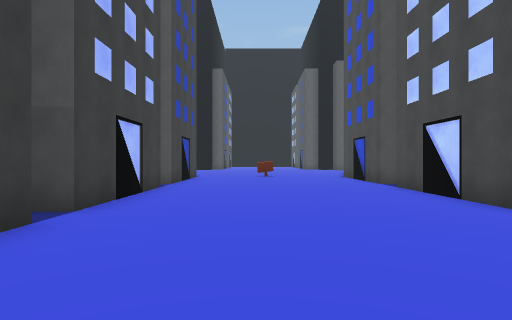
view 1 (above)

12 first-person views from a walk through a scene from a Unity 3-D project. The camera is 1.5 m above the floor, looks level and sees 80° across. The floor is counted in squares, 2 m on a side. Each view is taken from the middle of a square. On the plan, view 1 faces up. The plan holds only what a view shows up to about 10 squares ahead; the rest is blank. The place goes on beyond the plan. The player is left out.

view 2
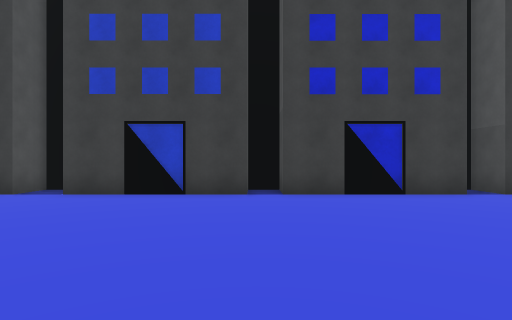

view 3
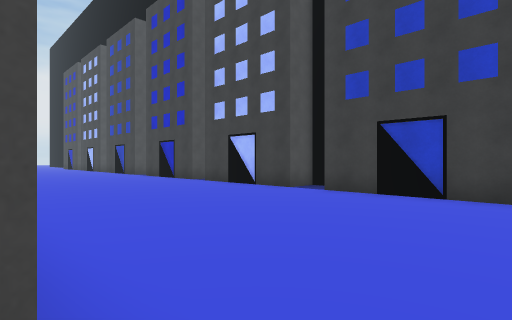

view 4
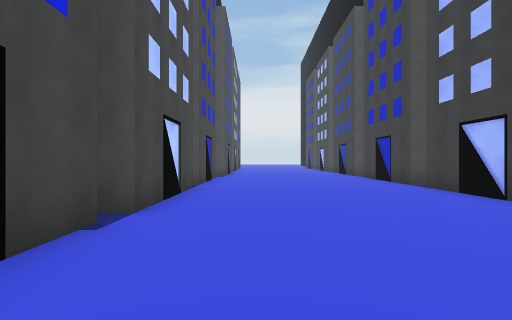

view 5
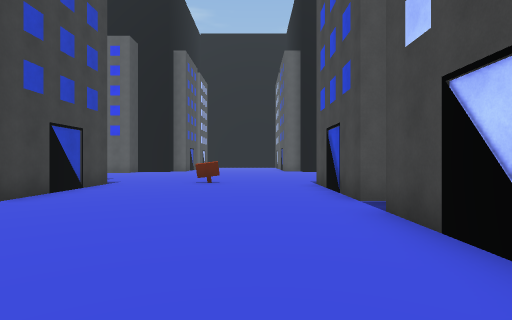

view 6
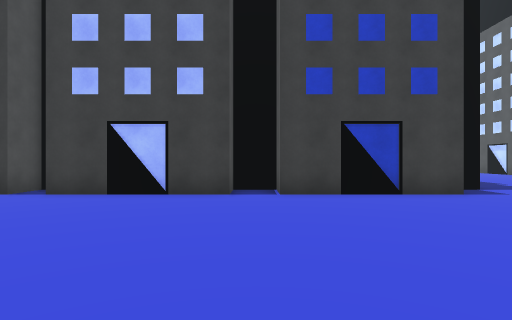

view 7
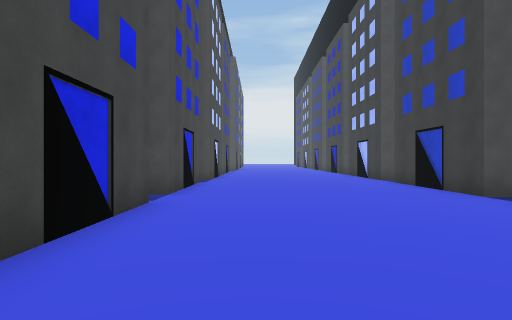

view 8
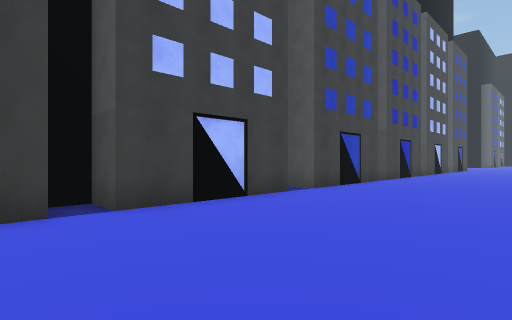

view 9
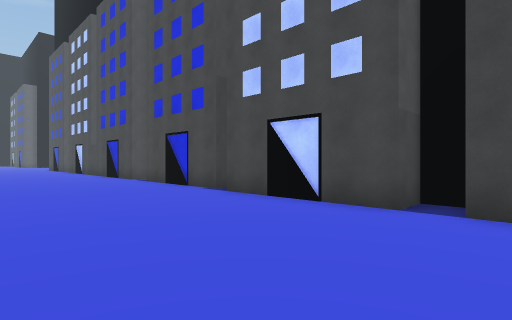

view 10
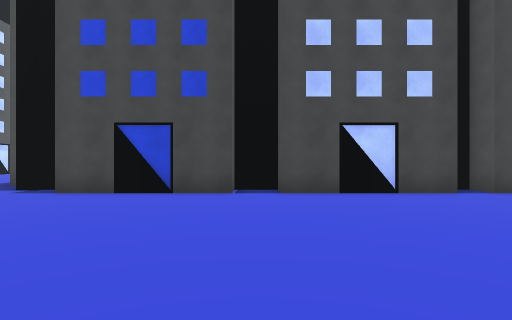

view 11
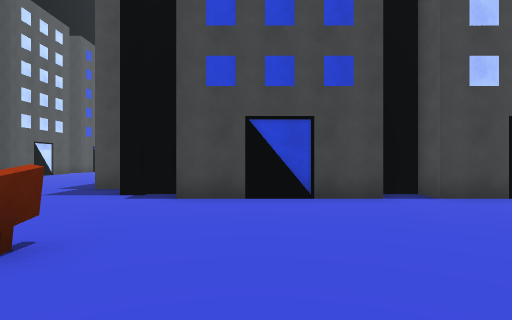

view 12
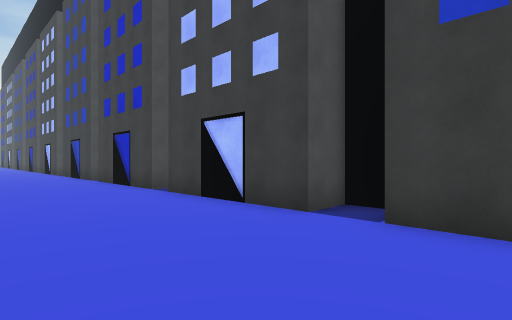

### Floor plan
Key: @ floor where view 1 was taken; # wall or solid block; . floor; B building; S sign.
Columns run from 4 left of view 1 to 4 right of it. Each row starts with its distance up from view 1.
 14 #...SS..#
 13 ##......#
 12  #......#
 11 ##......#
 10 #B......B
  9 #........
  8 #B......B
  7 ##......#
  6  #......#
  5 ##......#
  4 #........
  3 ##......#
  2  #......#
  1 ##......#
  0 #B..@...B
 -1 ##.......
 -2  #......B
 -3  #......#
 -4  #......#
 -5 ##......#
 -6 #........
 -7 ##......#
 -8  #......B
 -9  #......#
-10 ##......#
-11 #B......B
-12 ##......#

Positions as (right, up) in squares from view 1, and headings:
1: (0, 0), facing up
2: (4, -1), facing left
3: (4, -1), facing down-left
4: (2, -2), facing down
5: (2, 4), facing up
6: (4, 9), facing left
7: (2, 5), facing down
8: (2, -12), facing up-left
9: (-1, -12), facing up-right
10: (-3, 9), facing right
11: (-2, 12), facing right
12: (1, 11), facing down-left
